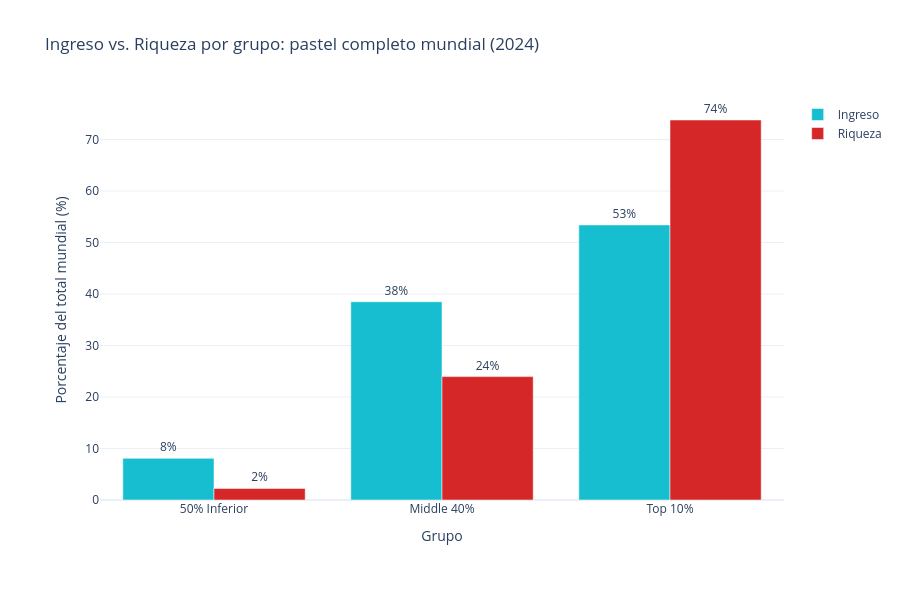

The notebook cell this image was saved under:
### Code cell
# construyo el pastel completo

fig = go.Figure()

fig.add_trace(go.Bar(
    x=comparacion_2024_completa.index,
    y=comparacion_2024_completa['Ingreso'],
    name='Ingreso',
    marker_color='#17becf',
    text=comparacion_2024_completa['Ingreso'].apply(lambda x: f'{x:.0f}%'),
    textposition='outside'
))

fig.add_trace(go.Bar(
    x=comparacion_2024_completa.index,
    y=comparacion_2024_completa['Riqueza'],
    name='Riqueza',
    marker_color='#d62728',
    text=comparacion_2024_completa['Riqueza'].apply(lambda x: f'{x:.0f}%'),
    textposition='outside'
))

fig.update_layout(
    title='Ingreso vs. Riqueza por grupo: pastel completo mundial (2024)',
    xaxis=dict(title='Grupo', automargin=True),
    yaxis=dict(title='Porcentaje del total mundial (%)', automargin=True),
    barmode='group',
    template='plotly_white',
    width=900,
    height=600,
    margin=dict(l=100, b=100)
)

fig.show()

### Figure 1 — Plotly figure (JSON) as saved in the notebook; plotly's stock layout.template omitted (floating-point values rounded to 4 significant figures)
{"data": [{"marker": {"color": "#17becf"}, "name": "Ingreso", "text": ["8%", "38%", "53%"], "textposition": "outside", "type": "bar", "x": ["50% Inferior", "Middle 40%", "Top 10%"], "y": [8.09, 38.49, 53.42]}, {"marker": {"color": "#d62728"}, "name": "Riqueza", "text": ["2%", "24%", "74%"], "textposition": "outside", "type": "bar", "x": ["50% Inferior", "Middle 40%", "Top 10%"], "y": [2.25, 23.96, 73.79]}], "layout": {"barmode": "group", "height": 600, "margin": {"b": 100, "l": 100}, "title": {"text": "Ingreso vs. Riqueza por grupo: pastel completo mundial (2024)"}, "width": 900, "xaxis": {"automargin": true, "title": {"text": "Grupo"}}, "yaxis": {"automargin": true, "title": {"text": "Porcentaje del total mundial (%)"}}}}
